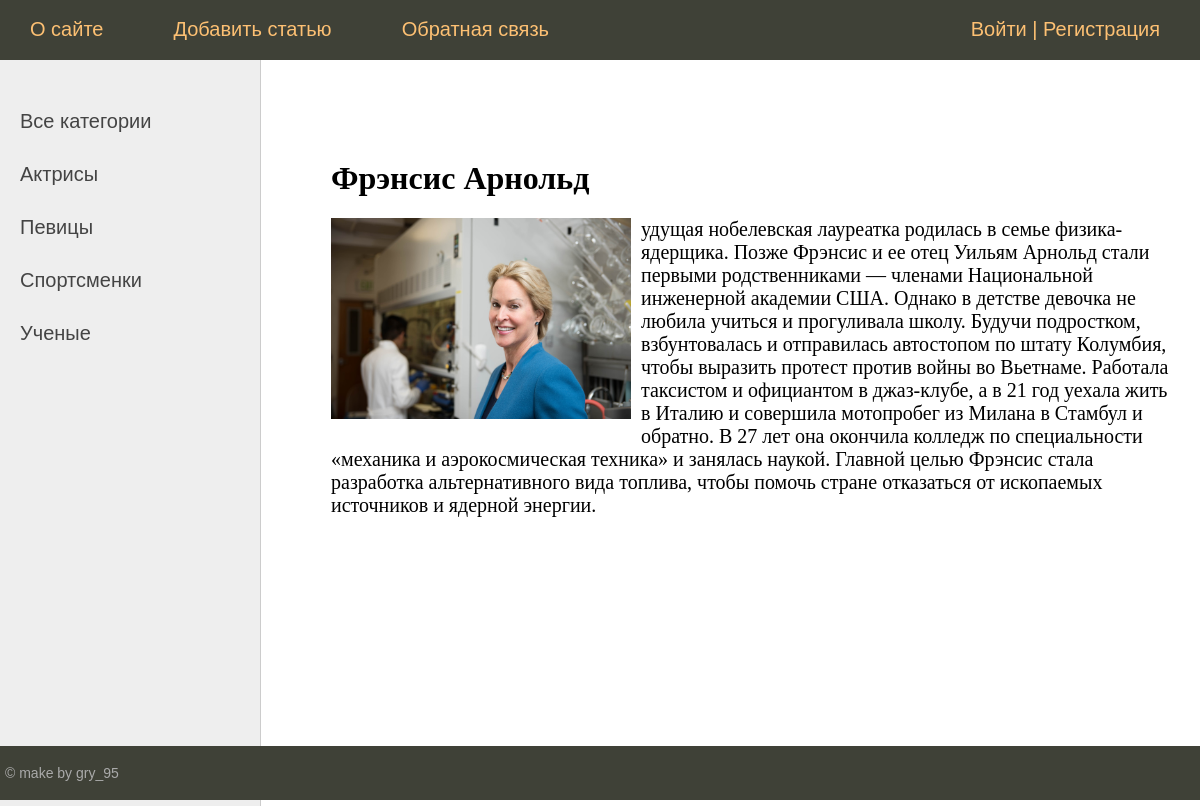
The page /post/frensis-arnold/ on the database its author committed.
### women/models.py (models this page shows, shortened)
class Category(models.Model):
    name = models.CharField(max_length=100, db_index=True, verbose_name='Категория')
    slug = models.SlugField(max_length=255, unique=True, db_index=True, verbose_name='Slug')
    class Meta:
        verbose_name = 'Категория'
        verbose_name_plural = 'Категории'
    def get_absolute_url(self):
        return reverse('category', kwargs={'cat_slug': self.slug})

class Women(models.Model):
    class Status(models.IntegerChoices):
        DRAFT = 0, 'Черновик'
        PUBLISHED = 1, 'Опубликовано'
    title = models.CharField(max_length=255, verbose_name='Заголовок')
    content = models.TextField(blank=True, verbose_name='Контент')
    time_create = models.DateTimeField(auto_now_add=True, verbose_name='Время создания')
    time_update = models.DateTimeField(auto_now=True, verbose_name='Время обновления')
    is_published = models.BooleanField(choices=tuple(map(lambda x: (bool(x[0]), x[1]), Status.choices)),
                                       default=Status.DRAFT, verbose_name='Статус')
    photo = models.ImageField(upload_to='photos/%Y/%m/%d/', default=None, blank=True, null=True, verbose_name='Фото')
    slug = models.SlugField(max_length=255, unique=True, db_index=True, verbose_name='Slug',
                            validators=[
                                MinLengthValidator(5, message='Минимум 5 символов'),
                                MaxLengthValidator(100, 'Максимум 100 символов'),
                            ])
    cat = models.ForeignKey('Category', on_delete=models.PROTECT, related_name='posts', verbose_name='Категории')
    tags = models.ManyToManyField('TagPost', blank=True, related_name='tags', verbose_name='Тэги')
    husband = models.OneToOneField('Husband', on_delete=models.SET_NULL, null=True, blank=True, related_name='wuman',
                                   verbose_name='Муж')
    author = models.ForeignKey(get_user_model(), on_delete=models.SET_NULL, related_name='posts', null=True,
                               default=None)
    objects = models.Manager()
    published = PublishedManager()
    class Meta:
        verbose_name = 'Известные женщины'
        verbose_name_plural = 'Известные женщины'
        ordering = ['time_create']
        indexes = [
            models.Index(fields=['time_create'])
        ]

### women/views.py (the view)
# urls.py: path('post/<slug:post_slug>/', views.WomenShowPost.as_view(), name='post'),
class WomenShowPost(DataMixin, DetailView):
    template_name = 'women/post.html'
    slug_url_kwarg = 'post_slug'
    context_object_name = 'post'
    def get_context_data(self, **kwargs):
        context = super().get_context_data(**kwargs)
        return self.get_mixin_context(context, title=context['post'].title)
    def get_object(self, queryset=None):
        return get_object_or_404(Women.published, slug=self.kwargs[self.slug_url_kwarg])

### users/context_processors.py (called while the page is built)
def get_women_context(request):
    return {'mainmenu': menu}

### women/models.py (called while the page is built)
    def get_queryset(self):
        return super().get_queryset().filter(is_published=Women.Status.PUBLISHED)

### women/templatetags/women_tags.py (called while the page is built)
@register.inclusion_tag('women/list_categories.html')
def show_categories(cat_selected=0):
    cats = Category.objects.annotate(total=Count('posts')).filter(total__gt=0)
    return {'cats': cats, 'cat_selected': cat_selected, }

@register.inclusion_tag('women/list_tags.html')
def show_all_tags():
    return {"tags": TagPost.objects.annotate(total=Count('tags')).filter(total__gt=0)}

### women/utils.py (called while the page is built)
    def get_mixin_context(self, context, **kwargs):
        context['cat_selected'] = None
        context.update(kwargs)
        return context

### women/templates/women/post.html (shortened to what this page needs)
{% extends 'base.html' %}
{% block content %}
<h1>{{ post.title }}</h1>
{% if post.photo %}
<p ><img class="img-article-left" src="{{ post.photo.url }}"></p>
{% endif %}
{{ post.content|linebreaks }}
{% endblock %}

### women/templates/women/list_categories.html
{% for cat in cats %}
{% if cat.id == cat_selected %}
<li class="selected">{{cat.name}}</li>
{% else %}
<li><a href="{{ cat.get_absolute_url }}">{{cat.name}}</a></li>
{% endif %}
{% endfor %}

### women/static/women/css/styles.css (style rules this page uses)
html, body { font-family: 'Arial'; margin: 0; padding: 0; height: 100%; width: 100%; color: #444; }
a { color: #0059b2; text-decoration: none; }
img { max-width: 600px; height: auto; }
img.img-article-left { max-width: 300px; height: auto; float: left; padding: 0 10px 10px 0; }
.left-chapters ul li { margin: 30px 0 0 0; color: #999; }
.left-chapters ul li a { color: #444; text-decoration: none; }
.content-text h1 { font-size: 32px; }

### rows shown on the page
Category: name "Актрисы"
Category: name "Певицы"
Category: name "Спортсменки"
Category: name "Ученые"
Women: title "Фрэнсис Арнольд", photo (picture), content "удущая нобелевская лауреатка родилась в семье физика-ядерщика. Позже Фрэнсис и ее отец Уильям Арнольд стали первыми родственниками — членами Национальной инженерной академии США. Однако в детстве девочка не любила учиться и прогуливала школу. Будучи подростком, взбунтовалась и отправилась автостопом по штату Колумбия, чтобы выразить протест против войны во Вьетнаме. Работала таксистом и официантом в джаз-клубе, а в 21 год уехала жить в Италию и совершила мотопробег из Милана в Стамбул и обратно. В 27 лет она окончила колледж по специальности «механика и аэрокосмическая техника» и занялась наукой. Главной целью Фрэнсис стала разработка альтернативного вида топлива, чтобы помочь стране…"

### other values the page prints
{{ m.title }} "О сайте" "Добавить статью" "Обратная связь"
